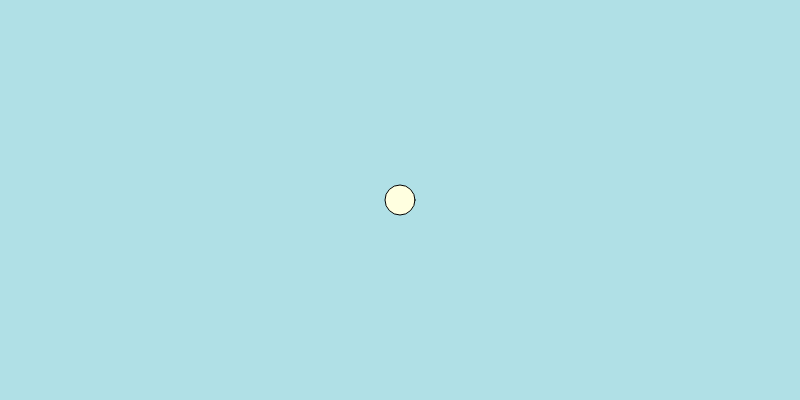
Frame 1 (no input)
Frame 60 (no input): identical to frame 1, image omitted
Frame 120 (the mouse pressed at the canvas centre since frame 60): identical to frame 1, image omitted

The p5.js sketch that drew this single still picture (run headless with seeded random() and noise() and a simulated clock; from frame 60 on, the mouse is pressed at the canvas centre):

// p5.js sketch
// ── sketch.js
function setup() {
    createCanvas(800, 400);
}

function draw() {
    background(176, 224, 230);
    stroke(0);
    fill(255, 255, 224);
    ellipse(400, 200, 30, 30);
}


// let pos;
// let radius;

// function setup() {
//     createCanvas(800, 400);
//     pos = createVector(400, 200);
//     radius = 30;
// }

// function draw() {
//     background(176, 224, 230);
//     fill(255, 255, 224);
//     stroke(0);
//     ellipse(pos.x, pos.y, radius, radius);
// }
